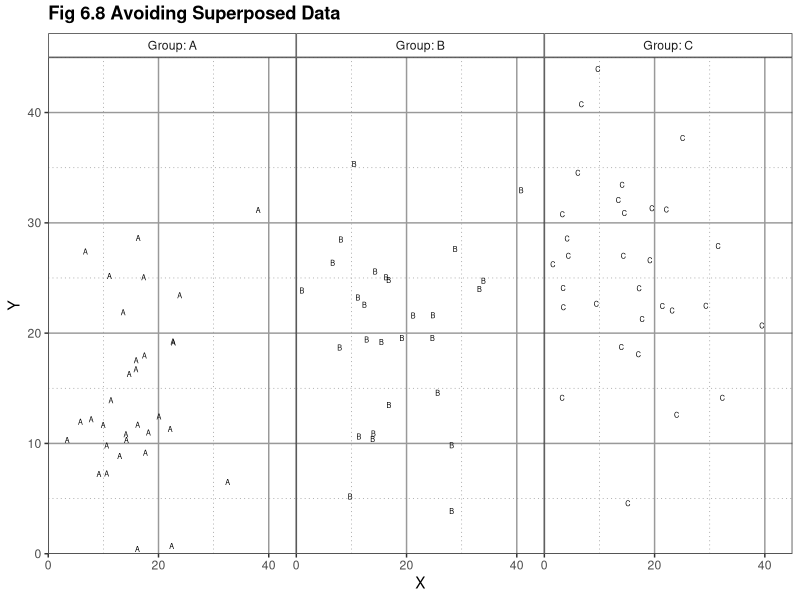
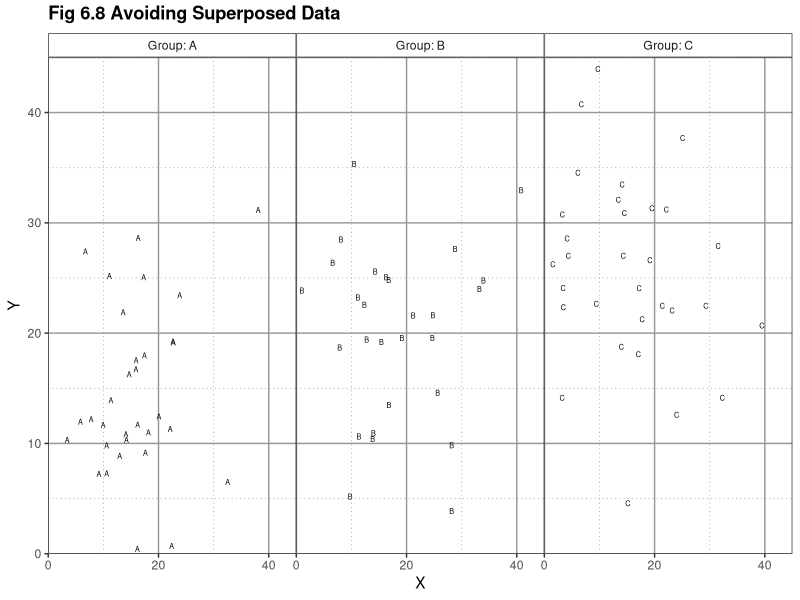

Write R code to recreate these figures, in order.
library(ggplot2)
library(grid)

this_base <- "fig06-08_avoiding-superposed-data"

set.seed(100)

my_data <- data.frame(x = rnorm(100, mean = 15, sd = 10), 
                   y = c(rnorm(50, mean = 15, sd = 10), 
                         rnorm(50, mean = 25, sd = 10)))

my_data$grp <- c(rep("Group: A", 33), rep("Group: B", 33), rep("Group: C", 34))

p <- ggplot(my_data, aes(x = x, y = jitter(y, 2), group = grp)) +
  geom_point(aes(shape = grp), show_guide = FALSE) +
  facet_wrap(~ grp) +
  scale_shape_manual(values = c(65, 66, 67)) +
  scale_y_continuous(breaks = seq(0, 40, 10), limits = c(0, 45),
                     expand = c(0, 0)) + 
  scale_x_continuous(breaks = seq(0, 40, 20), minor_breaks = c(10, 30),
                     #labels = c(0, "", 20, "", 40),
                     limits = c(0, 45), expand = c(0, 0)) +
  labs(x = "X", y = "Y") +
  ggtitle("Fig 6.8 Avoiding Superposed Data") +
  theme_bw() +
  theme(panel.grid.major = element_line(colour = "grey60"),
        panel.grid.minor = element_line(linetype = "dotted", colour = "grey60"),
        panel.margin = unit(0, "lines"),
        plot.title = element_text(size = rel(1.2), face = "bold", vjust = 1.5),
        strip.background = element_rect(fill = "white"))

p

ggsave(paste0(this_base, ".png"), p, width = 6, height = 6)

## pedantic: x axis at top for middle facet
